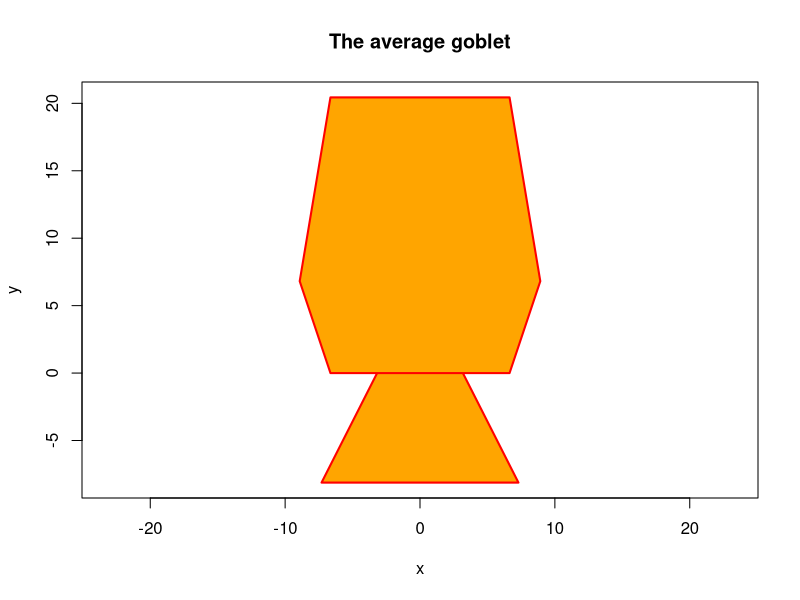
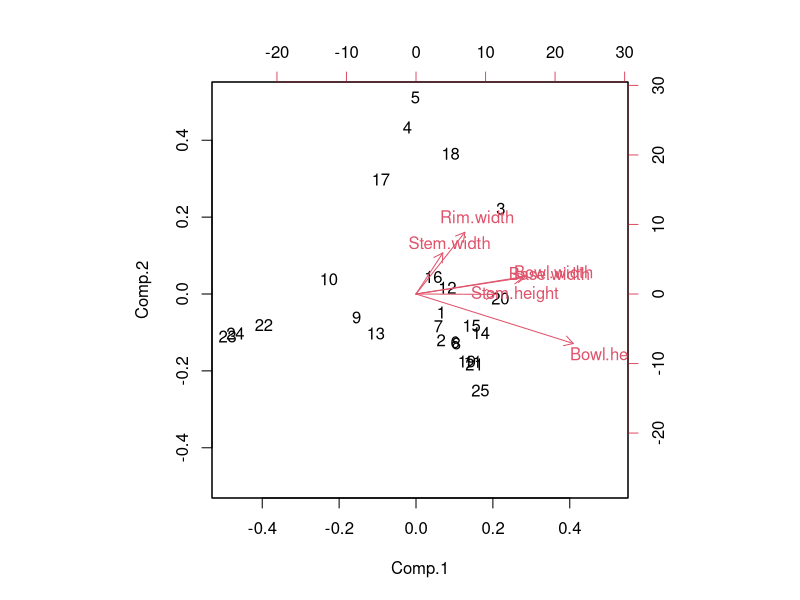
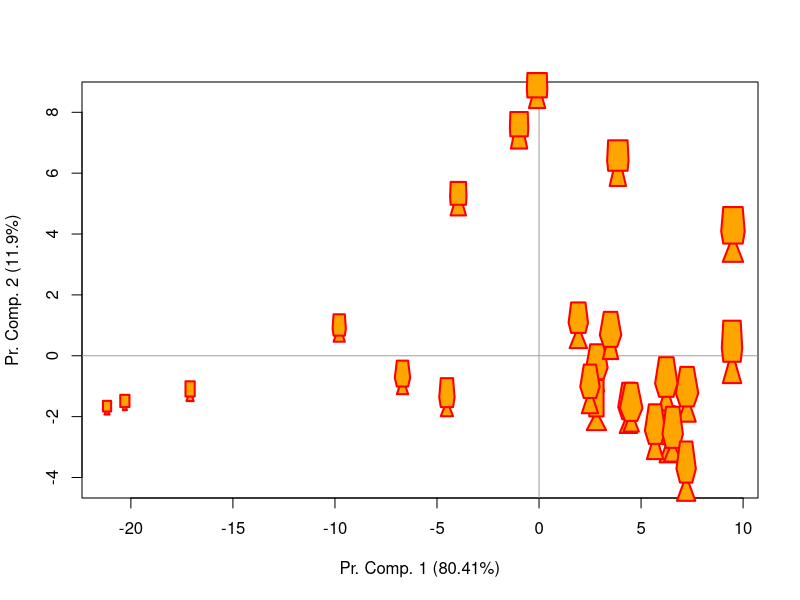
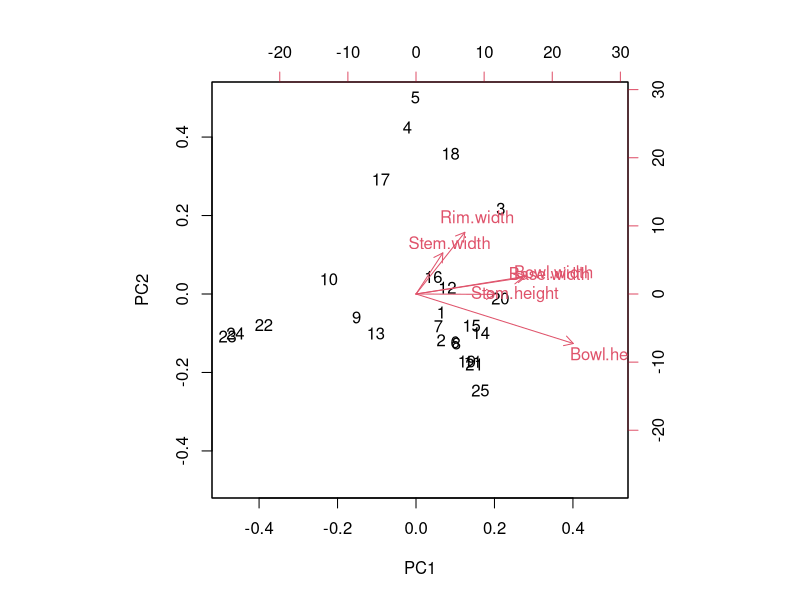
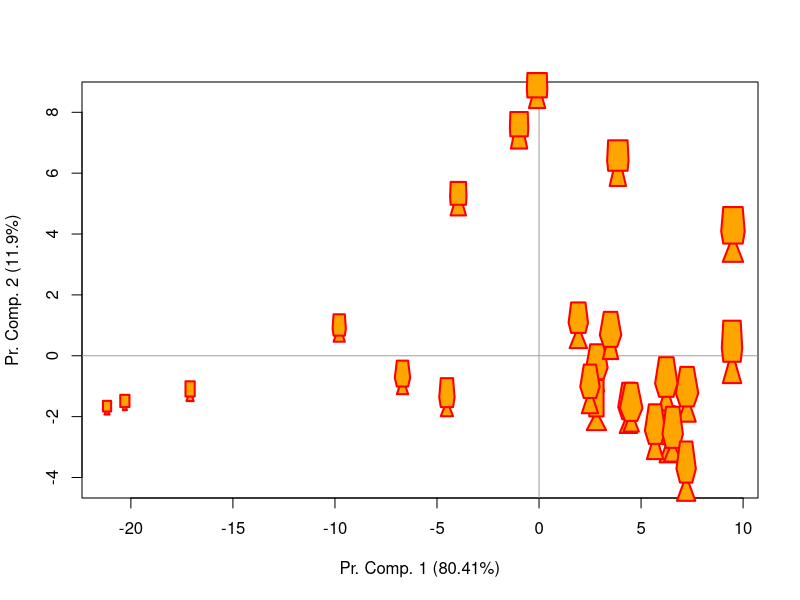
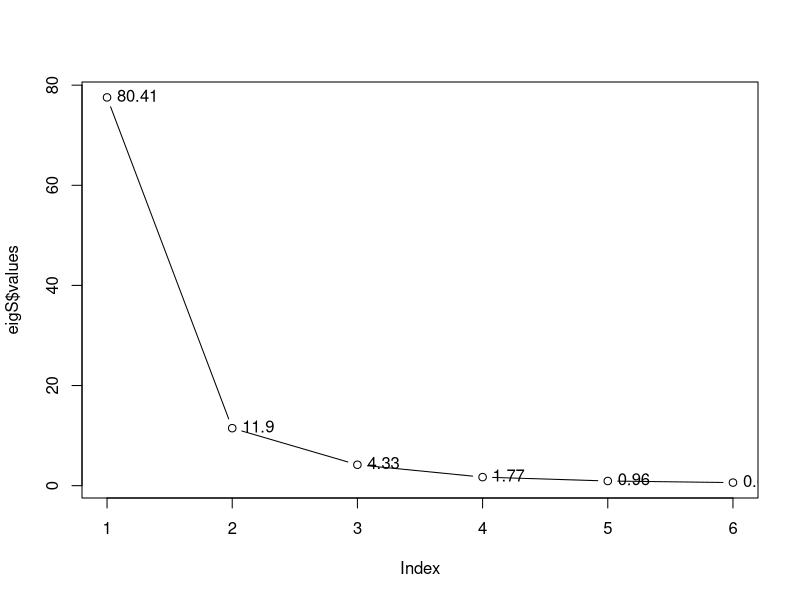
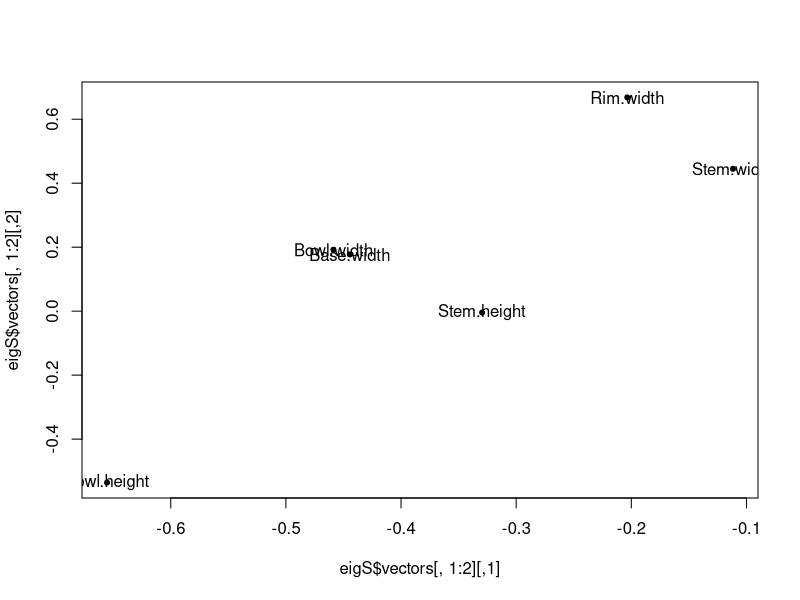
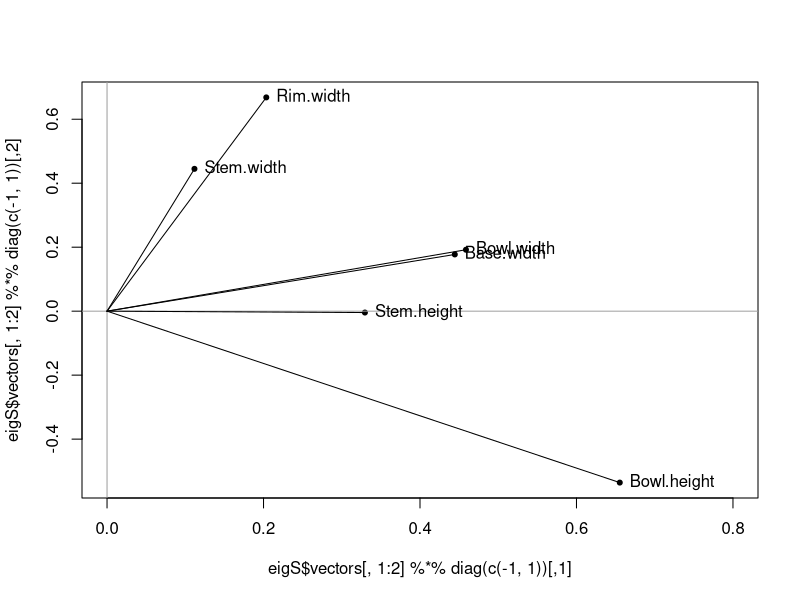

Here is the R script that generated these plots, in order:
## ---- chunk 1
knitr::opts_chunk$set(echo = TRUE)
setwd("/home/ajo/gitRepos/ML/unsup")
## ---- chunk 2
X <- read.csv2("goblets.dat")
names(X) # "Rim.width", "Bowl.width", "Bowl.height", 
         # "Base.width", "Stem.width", "Stem.height"
## ---- chunk 3
plot.goblet <- function(c1=0,c2=0,scale=1,a1=1,a2=1,b1=1,b2=1,b3=1,b4=1,add=TRUE,...){
  x<-c1 + scale*c(-b1/2, -b2/2, -b4/2, b4/2, b3/2, b4/2, -b4/2, -b3/2, -b4/2, b2/2, b1/2, -b1/2) 
  y<-c2 + scale*c(-a1,0,0,0,a2/3,a2,a2,a2/3,0,0,-a1,-a1)
  if (!add){
    plot(x,y,type="n",...)
  }
  polygon(x, y, xpd = NA, col = "orange", lty = 1, lwd = 2, border = "red")
}
## ---- chunk 4
m <- apply(X,2,mean)
plot.goblet(scale=1,c1=0,c2=0, add=FALSE,
            b1=m[4],b2=m[5],b3=m[2],b4=m[1],
            a1=m[6],a2=m[3],
            asp=1)
title(main="The average goblet")
## ---- chunk 5
out <- princomp(X)
summary(out)
## ---- chunk 6
biplot(out)
## ---- chunk 7
plot(out$scores[,1:2],type="n",
     xlab=paste("Pr. Comp. 1 (",round(100*out$sdev[1]^2/(sum(out$sdev^2)),2),"%)",sep=""),
     ylab=paste("Pr. Comp. 2 (",round(100*out$sdev[2]^2/(sum(out$sdev^2)),2),"%)",sep=""))
abline(v=0,h=0,col=8)
n<-dim(X)[1]
for (i in 1:n){
  plot.goblet(scale=.05,c1=out$scores[i,1],c2=out$scores[i,2],
              b1=X[i,4],b2=X[i,5],b3=X[i,2],b4=X[i,1],
              a1=X[i,6],a2=X[i,3])
}
## ---- chunk 8
out2 <- prcomp(X)
summary(out2)
biplot(out2)

plot(out2$x[,1:2],type="n",
     xlab=paste("Pr. Comp. 1 (",round(100*out2$sdev[1]^2/(sum(out2$sdev^2)),2),"%)",sep=""),
     ylab=paste("Pr. Comp. 2 (",round(100*out2$sdev[2]^2/(sum(out2$sdev^2)),2),"%)",sep=""))

abline(v=0,h=0,col=8)
n<-dim(X)[1]
for (i in 1:n){
  plot.goblet(scale=.05,c1=out2$x[i,1],c2=out2$x[i,2],
              b1=X[i,4],b2=X[i,5],b3=X[i,2],b4=X[i,1],
              a1=X[i,6],a2=X[i,3])
}
## ---- chunk 9
S <- cov(X)
eigS <- eigen(S)
names(eigS)
## ---- chunk 10
plot(eigS$values,type="b")
text(1:length(eigS$values),eigS$values,
     round(100*eigS$values/sum(eigS$values),2),pos=4)
## ---- chunk 11
plot(eigS$vectors[,1:2],pch=20)
text(eigS$vectors[,1],eigS$vectors[,2],names(X))
## ---- chunk 12
plot(eigS$vectors[,1:2]%*%diag(c(-1,1)),
     pch=20,xlim=c(0,.8))
abline(h=0,v=0,col=8)
for (i in 1:dim(X)[2]){
  lines(c(0,-eigS$vectors[i,1]),c(0,eigS$vectors[i,2]))
}
text(-eigS$vectors[,1],eigS$vectors[,2],names(X),pos=4)
## ---- chunk 13
PCscores <- scale(X,scale = FALSE) %*% eigS$vectors
plot(PCscores[,1:2]%*%diag(c(-1,1)))
text(-PCscores[,1],PCscores[,2],1:dim(X)[1],pos=4)
## ---- chunk 14
plot(PCscores[,1:2]%*%diag(c(-1,1)),type="n",
     xlab=paste("Pr. Comp. 1 (",round(100*eigS$values[1]/(sum(eigS$values)),2),"%)",sep=""),
     ylab=paste("Pr. Comp. 2 (",round(100*eigS$values[2]/(sum(eigS$values)),2),"%)",sep=""))

abline(v=0,h=0,col=8)
n<-dim(X)[1]
for (i in 1:n){
  plot.goblet(scale=.05,c1=-PCscores[i,1],c2=PCscores[i,2],
              b1=X[i,4],b2=X[i,5],b3=X[i,2],b4=X[i,1],
              a1=X[i,6],a2=X[i,3])
}
## ---- chunk 15
# install.packages("FactoMineR")
library("FactoMineR")
res.pca = PCA(X, scale.unit=TRUE, ncp=5, graph=T)
## ---- chunk 16
# install.packages("ade4")
library("ade4")
pca1 <- dudi.pca(X,scannf=FALSE,nf=3)
scatter(pca1)
